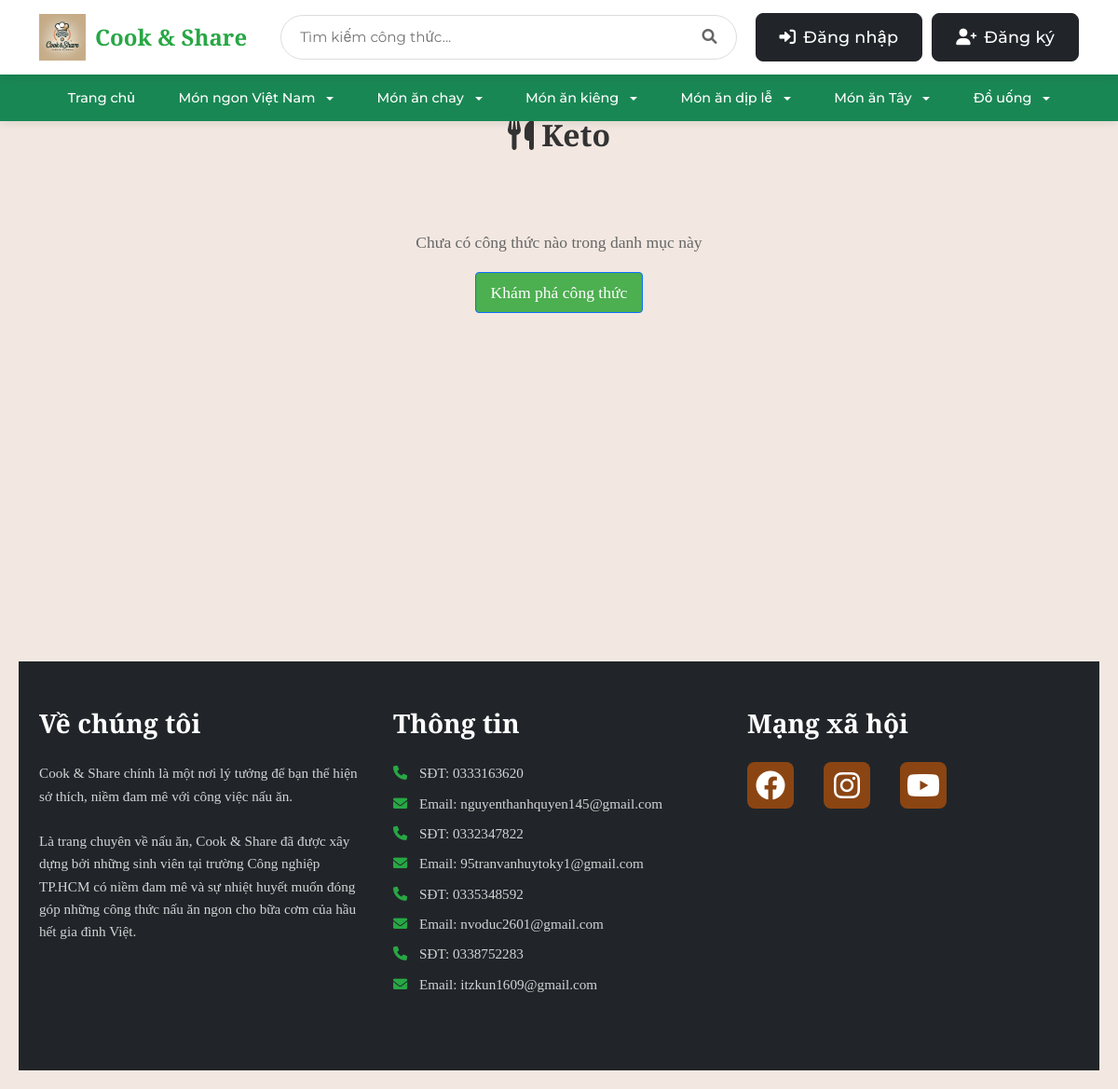
/category/Keto, run on an earlier commit of the app's database.
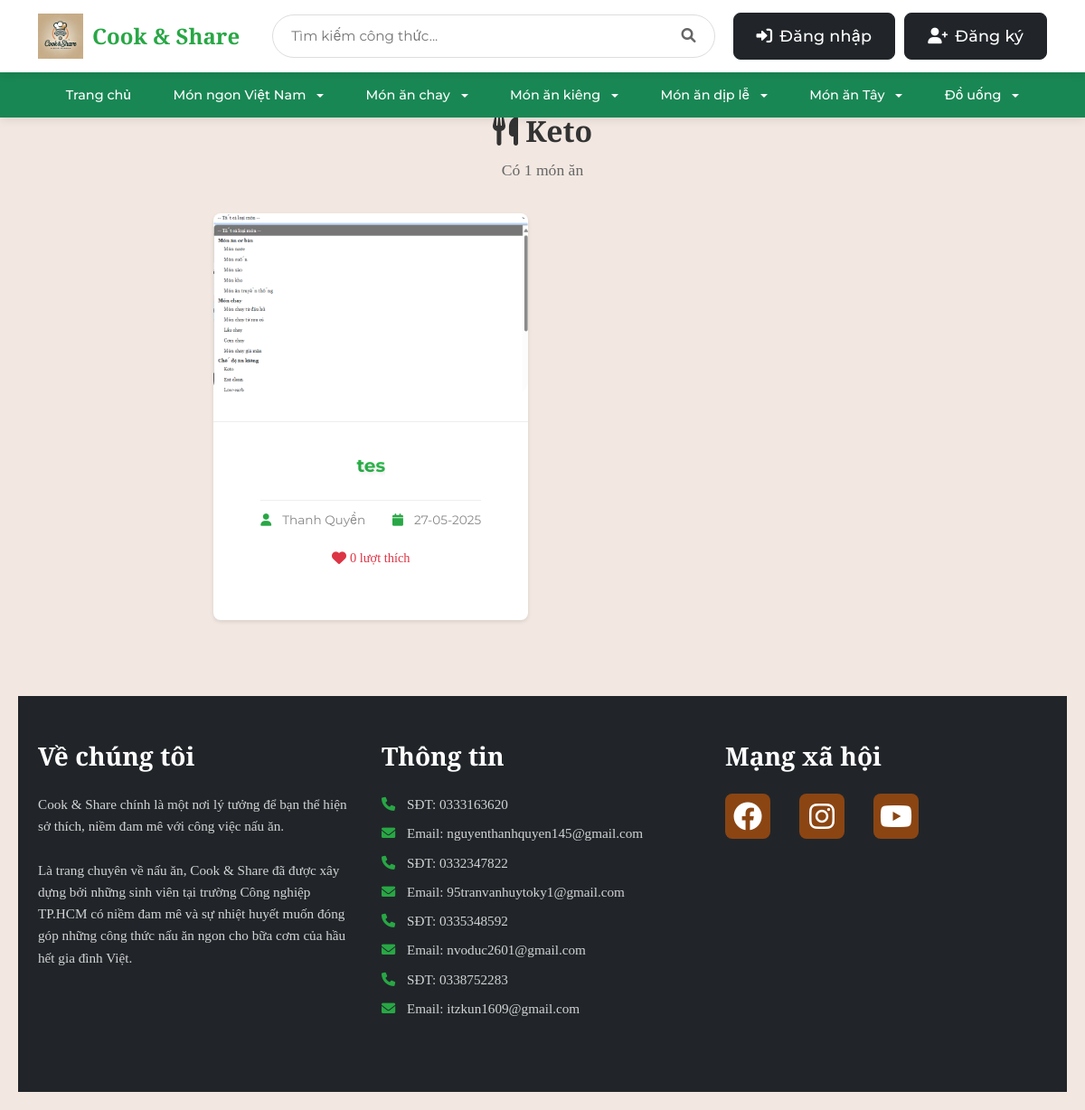
And on a later commit of the database.
### tables this page shows
CREATE TABLE blog_images (
    id INTEGER PRIMARY KEY AUTOINCREMENT,
    post_id INTEGER NOT NULL,
    image_path TEXT NOT NULL,
    is_main_image BOOLEAN DEFAULT 0,
    created TIMESTAMP NOT NULL DEFAULT CURRENT_TIMESTAMP,
    FOREIGN KEY (post_id) REFERENCES post (id) ON DELETE CASCADE
);

CREATE TABLE post (
    id INTEGER PRIMARY KEY AUTOINCREMENT,
    author_id INTEGER NOT NULL,
    created TIMESTAMP NOT NULL DEFAULT CURRENT_TIMESTAMP,
    title TEXT NOT NULL,
    description TEXT,
    ingredients TEXT NOT NULL,
    instructions TEXT NOT NULL,
    cooking_time INTEGER DEFAULT 0,
    servings INTEGER DEFAULT 1,
    FOREIGN KEY (author_id) REFERENCES user (id)
);

CREATE TABLE user (
    id INTEGER PRIMARY KEY AUTOINCREMENT,
    username TEXT UNIQUE NOT NULL,
    password TEXT NOT NULL,
    email TEXT UNIQUE NOT NULL,
    created TIMESTAMP NOT NULL DEFAULT CURRENT_TIMESTAMP,
    avatar_path TEXT,
    role TEXT NOT NULL DEFAULT 'user',
    is_blocked BOOLEAN NOT NULL DEFAULT 0,
    gender TEXT,
    birthdate DATE,
    phone TEXT
);

### share_recipe/blog.py (the view)
@bp.route('/category/<category>')
def category(category):
    db = get_db()
    page = request.args.get('page', 1, type=int)
    per_page = 9
    offset = (page - 1) * per_page
    posts = db.execute(
        'SELECT p.id, p.title, p.created, p.author_id, '
        'u.username, bi.image_path, '
        '(SELECT COUNT(*) FROM favorites f WHERE f.post_id = p.id) as like_count '
        'FROM post p '
        'JOIN user u ON p.author_id = u.id '
        'LEFT JOIN blog_images bi ON p.id = bi.post_id AND bi.is_main_image = 1 '
        'JOIN post_tags pt ON p.id = pt.post_id '
        'JOIN tags t ON pt.tag_id = t.id '
        'WHERE t.name = ? '
        'ORDER BY p.created DESC '
        'LIMIT ? OFFSET ?',
        (category, per_page, offset)
    ).fetchall()
    posts = [dict(post) for post in posts]
    total_posts = db.execute(
        'SELECT COUNT(*) FROM post p '
        'JOIN post_tags pt ON p.id = pt.post_id '
        'JOIN tags t ON pt.tag_id = t.id '
        'WHERE t.name = ?',
        (category,)
    ).fetchone()[0]
    total_pages = (total_posts + per_page - 1) // per_page
    return render_template('blog/category.html',
                         posts=posts,
                         category=category,
                         page=page,
                         total_pages=total_pages,
                         total_posts=total_posts)

### share_recipe/auth.py (called while the page is built, shortened)
@bp.before_app_request
def load_logged_in_user():
    user_id = session.get('user_id')
    if user_id is None:
        g.user = None

### share_recipe/db.py (called while the page is built)
def get_db():
    if 'db' not in g:
        g.db = sqlite3.connect(
            current_app.config['DATABASE'],
            detect_types=sqlite3.PARSE_DECLTYPES
        )
        g.db.row_factory = sqlite3.Row
    return g.db

### share_recipe/templates/blog/category.html (shortened to what this page needs)
{% extends 'base.html' %}
{% block content %}
<div class="search-results-container">
    <div class="search-header">
        <h1><i class="fas fa-utensils"></i> {{ category }}</h1>
        {% if posts %}
            <p>Có {{ total_posts }} món ăn</p>
        {% endif %}
    </div>
    {% if not posts %}
    <div class="no-results">
        <p>Chưa có công thức nào trong danh mục này</p>
        <a href="{{ url_for('blog.index') }}" class="btn btn-primary">Khám phá công thức</a>
    </div>
    {% else %}
    <div class="recipe-grid">
        {% for post in posts %}
        <div class="recipe-card">
            <a href="{{ url_for('blog.detail', id=post['id']) }}" class="recipe-link">
                <div class="recipe-image">
                    {% if post['image_path'] %}
                        <img src="{{ url_for('static', filename=post['image_path']) }}" alt="{{ post['title'] }}">
                    {% else %}
                        <img src="{{ url_for('static', filename='uploads/default_recipe.jpg') }}" alt="Default Recipe Image">
                    {% endif %}
                </div>
                <div class="recipe-info">
                    <h2 class="recipe-title">{{ post['title'] }}</h2>
                    <div class="recipe-meta">
                        <span class="author">
                            <i class="fas fa-user"></i> {{ post['username'] }}
                        </span>
                        <span class="date">
                            <i class="fas fa-calendar"></i> {{ post['created'].strftime('%d-%m-%Y') }}
                        </span>
                    </div>
                    <div class="recipe-stats">
                        <span class="likes">
                            <i class="fas fa-heart"></i> {{ post['like_count'] }} lượt thích
                        </span>
                    </div>
                </div>
            </a>
        </div>
        {% endfor %}
    </div>
    {% endif %}
</div>
{% endblock %}

What changed in the data, as far as the page shows it:
added blog_images: image_path (picture), title "tes", username "Thanh Quyền", created "27-05-2025", like_count "0"
Also different on the page:
{{ total_posts }}: (not shown) → "1"
text no longer shown: "Chưa có công thức nào trong danh mục này Khám phá công thức"
text now shown: "Có món ăn"
